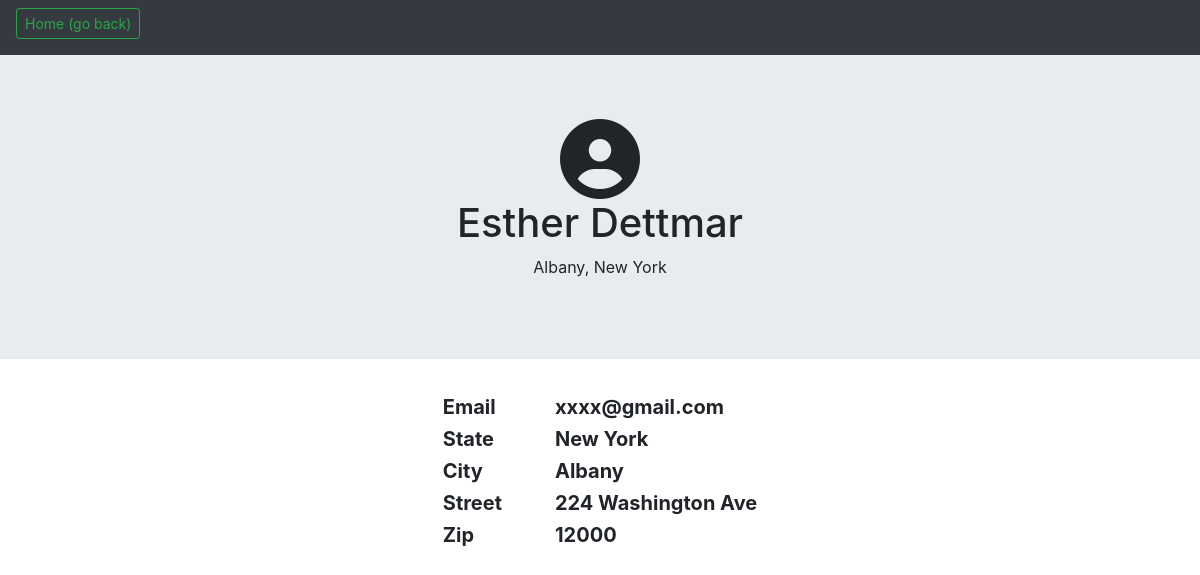
The page /RateMyServices/general_profile/2/ on the database its author committed.
### accounts/models.py (models this page shows, shortened)
class User(AbstractBaseUser):
    email   = models.EmailField(max_length=255,unique=True)
    active  = models.BooleanField(default=True)
    staff   = models.BooleanField(default=False) # a admin user; non super-user
    admin   = models.BooleanField(default=False) # a superuser
    first_name  = models.CharField(max_length=30,null=True,blank=False)
    last_name   = models.CharField(max_length=30,null=True,blank=False)
    professional = models.BooleanField(default=False)
    state       = models.CharField(max_length=30,null=True,blank=False)
    city        = models.CharField(max_length=30,null=True,blank=False)
    zips        = models.CharField(max_length=5,null=True,blank=False)
    street      = models.CharField(max_length=100,null=True,blank=False)
    phone       = models.CharField(max_length=12,null=True,blank=False)
    USERNAME_FIELD = 'email'
    REQUIRED_FIELDS = ['first_name','last_name'] # Email & Password are required by default.
    objects = UserManager()

### RateMyServices/views.py (the view)
# urls.py: path('general_profile/<int:generaluser_id>/', views.general_profile, name='general_profile'),
def general_profile(request, generaluser_id, editable=False):
	gUser = get_object_or_404(User, id=generaluser_id)
	context = {
		'gUser': gUser,
		'editable': editable,
	}
	return render(request, 'RateMyServices/general_profile.html', context)

### RateMyServices/templates/RateMyServices/general_profile.html (shortened to what this page needs)
<!DOCTYPE html>
<html>
	<head>
		{% load static %}
		<link rel="stylesheet" href="https://stackpath.bootstrapcdn.com/bootstrap/4.3.1/css/bootstrap.min.css">
		<link rel="stylesheet" href="path/to/font-awesome/css/font-awesome.min.css">
        <link rel="stylesheet" type="text/css" href="{% static 'RateMyServices/css/style.css' %}">
		<link rel="stylesheet" type="text/css" href="{% static 'RateMyServices/css/general_profile.css' %}">
	</head>
	<body>
		<div class="navbar navbar-expand-md navbar-dark bg-dark sticky-top">
			<h6><a href="/" class="btn btn-outline-success btn-sm text-docration-none">Home (go back)</a></h6>
		</div>
		<div class="jumbotron jumbotron-fluid text-center">
			<div>
				<i class="fa fa-user-circle fa-5x"></i>
			</div>
			<h1>{{ gUser.first_name }} {{ gUser.last_name }}</h1>
			<p>{{ gUser.city }}, {{ gUser.state }}</p>
		</div>
		<div style="align-content: center">
			<table cellspacing="20" align="center" style="font-size: 20px">
				<tr style="padding: 30px">
				  <th>Email</th>
				  <th>{{ gUser.email }}</th>
				</tr>
				<tr style="padding: 30px">
					<th style="padding-right: 60px">State</th>
					<th>{{ gUser.state }}</th>
				</tr>
				<tr style="padding: 30px">
					<th>City</th>
					<th>{{ gUser.city }}</th>
				</tr>
				<tr style="padding: 30px">
					<th>Street</th>
					<th>{{ gUser.street }}</th>
				</tr>
				<tr style="padding: 30px">
						<th>Zip</th>
						<th>{{ gUser.zips }}</th>
				</tr>
			</table>
		</div>
	</body>
</html>

### RateMyServices/static/RateMyServices/css/style.css (style rules this page uses)
body { background: white url("images/background.gif") no-repeat; }

### rows shown on the page
User: first_name "Esther", last_name "Dettmar", city "Albany", state "New York", email "xxxx@gmail.com", street "224 Washington Ave", zips "12000"
